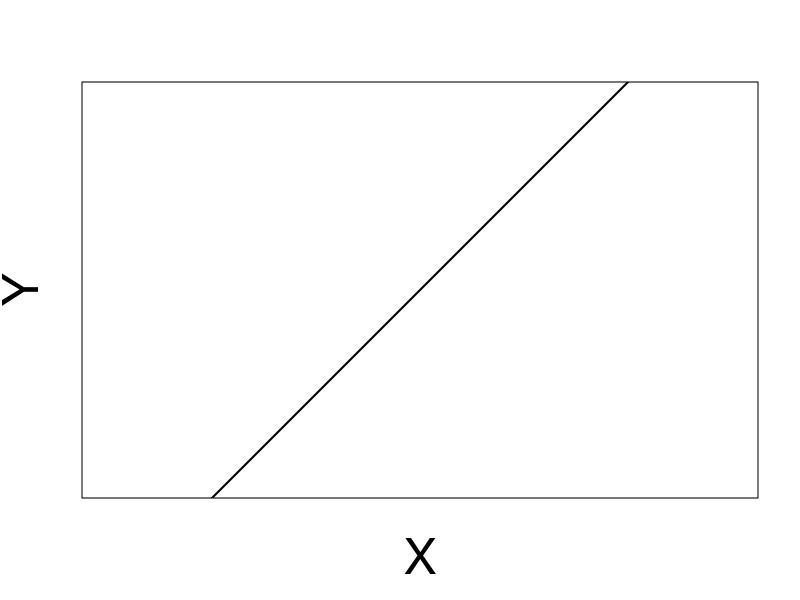
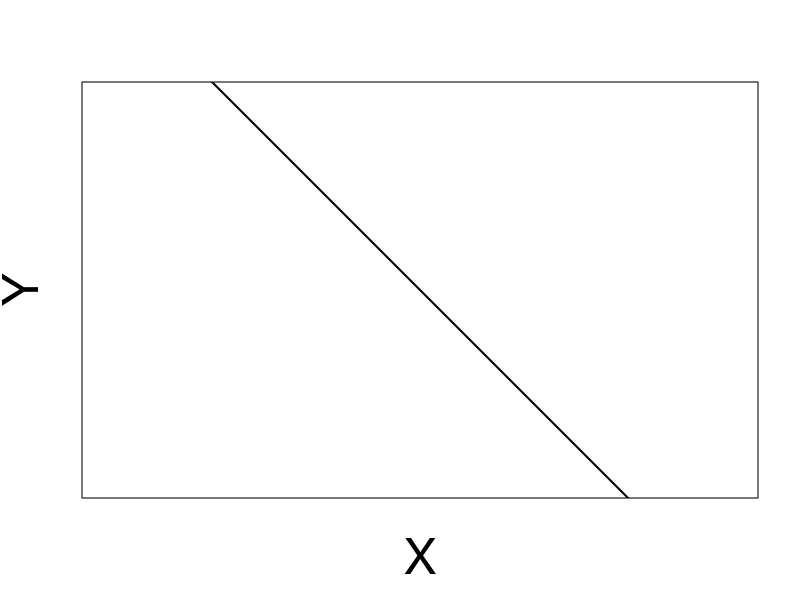
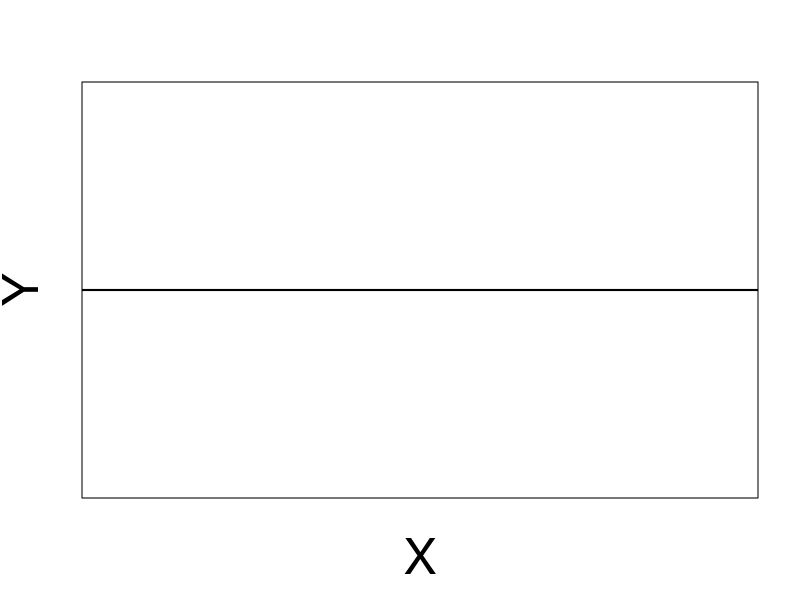
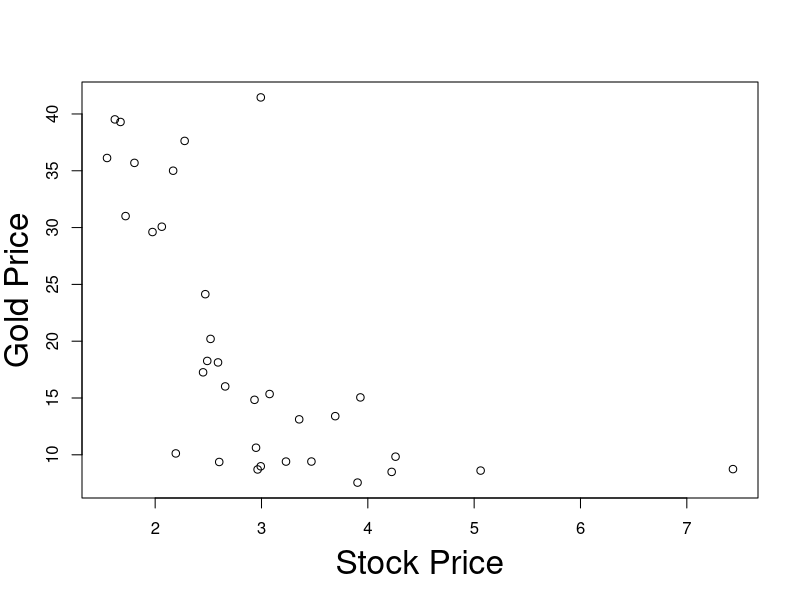
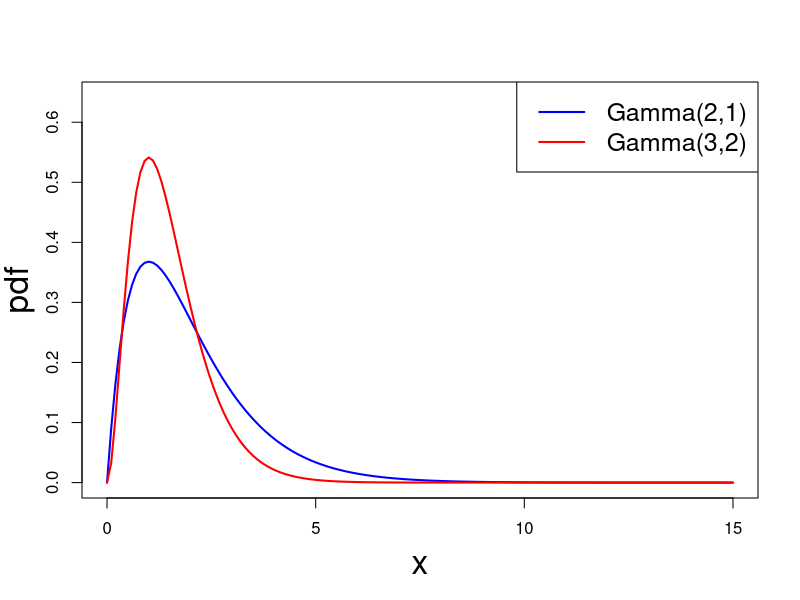
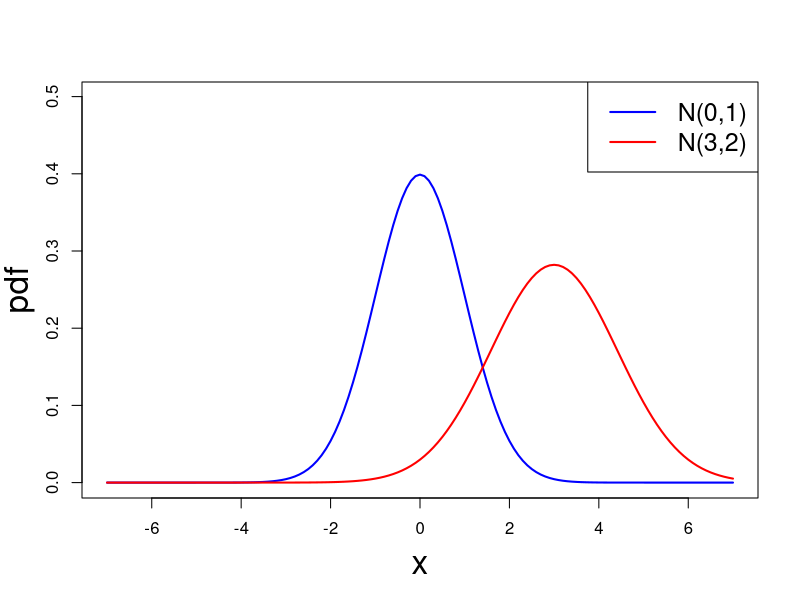

The R script that drew these images, in order:
## ---- chunk 1
#| echo: false
#| fig-asp: 1


# Create a scatter plot with no data points (type = "n")
plot(
  1, 1, 
  type = "n", 
  xlab = "", 
  ylab = "", 
  xlim = c(0, 5), 
  ylim = c(0, 5), 
  frame.plot = TRUE, 
  axes = FALSE, 
  asp = 1)


mtext("X", side=1, line=3, cex=3)
mtext("Y", side=2, line=2, cex=3)

# Add the line y = x
abline(
  a = 0, 
  b = 1, 
  col = "black", 
  lwd = 2)

## ---- chunk 2
#| echo: false
#| fig-asp: 1


# Create a scatter plot with no data points (type = "n")
plot(
  1, 1, 
  type = "n", 
  xlab = "", 
  ylab = "", 
  xlim = c(-3, 3), 
  ylim = c(-3, 3), 
  frame.plot = TRUE, 
  axes = FALSE, 
  asp = 1)



mtext("X", side=1, line=3, cex=3)
mtext("Y", side=2, line=2, cex=3)

# Add the line y = x
abline(
  a = 0, 
  b = -1, 
  col = "black", 
  lwd = 2)

## ---- chunk 3
#| echo: false
#| fig-asp: 1


# Create a scatter plot with no data points (type = "n")
plot(
  1, 1, 
  type = "n", 
  xlab = "", 
  ylab = "", 
  xlim = c(0, 5), 
  ylim = c(0, 5), 
  frame.plot = TRUE, 
  axes = FALSE, 
  asp = 1)


mtext("X", side=1, line=3, cex=3)
mtext("Y", side=2, line=2, cex=3)

# Add the line y = x
abline(
  a = 2.5, 
  b = 0, 
  col = "black", 
  lwd = 2)

## ---- chunk 4
#| echo: false
#| layout-ncol: 1

data <- read.table("datasets/L3eg1data.txt")

#Add column labels to data
colnames(data) <- c("Stock Price","Gold Price")

# Output markdown table from data
knitr::kable(
  list(data[1:11,], data[12:22,], data[23:33,]),
  row.names = TRUE,
  format = "html", 
  table.attr = 'class="table simple table-striped table-hover"',
) 


## ---- chunk 5
#| echo: false
#| fig-asp: 1

data1 <- read.table("datasets/L3eg1data.txt")
realgoldprice<-data1[,1]
realstockprice<-data1[,2]
plot(realgoldprice,
  realstockprice, 
  xlab="", 
  ylab="")

mtext("Stock Price", side=1, line=3, cex=2)
mtext("Gold Price", side=2, line=2.5, cex=2)

## ---- chunk 6
# Set the shape and rate parameters for the first gamma distribution
alpha1 <- 2
beta1 <- 1

# Set the shape and rate parameters for the second gamma distribution
alpha2 <- 3
beta2 <- 2

# Generate values for the x-axis
x_values <- seq(0, 15, by = 0.1)

# Calculate the probability density function (PDF) values for each x for the first distribution
pdf_values1 <- dgamma(x_values, shape = alpha1, rate = beta1)

# Calculate the probability density function (PDF) values for each x for the second distribution
pdf_values2 <- dgamma(x_values, shape = alpha2, rate = beta2)

# Plot the gamma PDFs
plot(x_values, 
    pdf_values1, 
    type = "l", 
    col = "blue", lwd = 2,
    xlab = "", 
    ylab = "",
    ylim = c(0, max(pdf_values1, pdf_values2) + 0.1))

lines(x_values, 
      pdf_values2, 
      col = "red", 
      lwd = 2)

mtext("x", side=1, line=3, cex=2)
mtext("pdf", side=2, line=2.5, cex=2)

# Add a legend
legend("topright", legend = c(paste("Gamma(", alpha1, ",", beta1, ")", sep = ""),
                              paste("Gamma(", alpha2, ",", beta2, ")", sep = "")),
       col = c("blue", "red"), lty = 1, lwd = 2, cex = 1.5)

## ---- chunk 7
# Set the shape and rate parameters for the first gamma distribution
mu1 <- 0
sigma1 <- 1

# Set the shape and rate parameters for the second gamma distribution
mu2 <- 3
sigma2 <- 2

# Generate values for the x-axis
x_values <- seq(-7, 7, by = 0.1)

# Calculate the probability density function (PDF) values for each x for the first distribution
pdf_values1 <- dnorm(x_values, mean = mu1, sd = sqrt(sigma1))

# Calculate the probability density function (PDF) values for each x for the second distribution
pdf_values2 <- dnorm(x_values, mean = mu2, sd = sqrt(sigma2))

# Plot the gamma PDFs
plot(x_values, 
    pdf_values1, 
    type = "l", 
    col = "blue", lwd = 2,
    xlab = "", 
    ylab = "",
    ylim = c(0, max(pdf_values1, pdf_values2) + 0.1))

lines(x_values, 
      pdf_values2, 
      col = "red", 
      lwd = 2)

mtext("x", side=1, line=3, cex=2)
mtext("pdf", side=2, line=2.5, cex=2)

# Add a legend
legend("topright", legend = c(paste("N(", mu1, ",", sigma1, ")", sep = ""),
                              paste("N(", mu2, ",", sigma2, ")", sep = "")),
       col = c("blue", "red"), lty = 1, lwd = 2, cex = 1.5)

## ---- chunk 8
#| echo: false
#| layout-ncol: 3
#| tbl-cap: "Dataset with 33 entries for Stock and Gold price pairs"

# Read dataset
data <- read.table("datasets/L3eg1data.txt")

#Add column labels to data
colnames(data) <- c("Stock Price","Gold Price")

# Output markdown table from data

knitr::kable(data[1:11,], row.names = TRUE)

knitr::kable(data[12:22,], row.names = TRUE)

knitr::kable(data[23:33,], row.names = TRUE)

